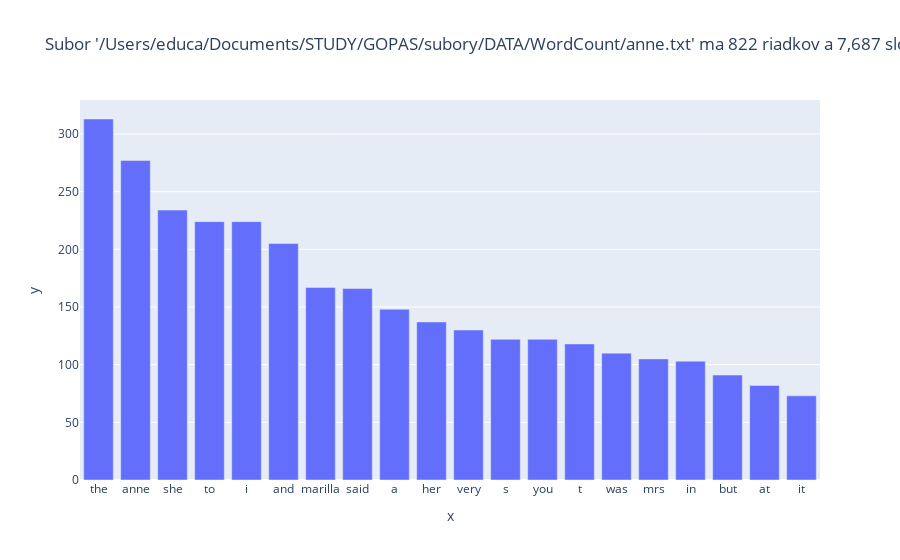

The notebook cell this image was saved under:
### Code cell
px.bar(
    x = top_words.keys(),
    y = top_words.values(),
    title = f"Subor '{file_anne}' ma {ll:,} riadkov a {ww:,} slov."
)

### Figure 1 — Plotly figure (JSON) as saved in the notebook; plotly's stock layout.template omitted (floating-point values rounded to 4 significant figures)
{"data": [{"alignmentgroup": "True", "hovertemplate": "x=%{x}<br>y=%{y}<extra></extra>", "legendgroup": "", "marker": {"color": "#636efa", "pattern": {"shape": ""}}, "name": "", "offsetgroup": "", "orientation": "v", "showlegend": false, "textposition": "auto", "type": "bar", "x": ["the", "anne", "she", "to", "i", "and", "marilla", "said", "a", "her", "very", "s", "you", "t", "was", "mrs", "in", "but", "at", "it"], "xaxis": "x", "y": [313, 277, 234, 224, 224, 205, 167, 166, 148, 137, 130, 122, 122, 118, 110, 105, 103, 91, 82, 73], "yaxis": "y"}], "layout": {"autosize": true, "barmode": "relative", "legend": {"tracegroupgap": 0}, "title": {"text": "Subor '/Users/educa/Documents/STUDY/GOPAS/subory/DATA/WordCount/anne.txt' ma 822 riadkov a 7,687 slov."}, "xaxis": {"anchor": "y", "autorange": true, "domain": [0, 1], "range": [-0.5, 19.5], "title": {"text": "x"}, "type": "category"}, "yaxis": {"anchor": "x", "autorange": true, "domain": [0, 1], "range": [0, 329.5], "title": {"text": "y"}, "type": "linear"}}}
